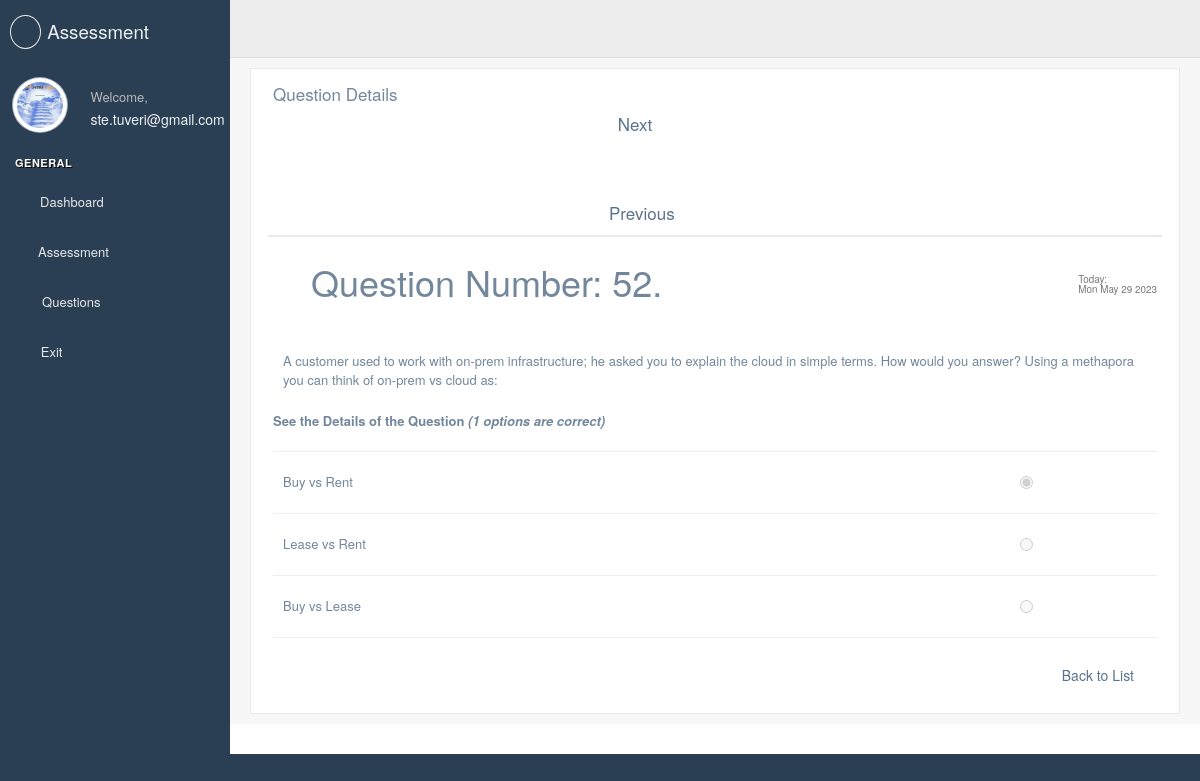
Screenshot of /assessment/director/question/52/detail (signed in) with the database file from the repository.
### users/models.py (models this page shows, shortened)
class User(AbstractBaseUser, PermissionsMixin):
    email = models.EmailField(max_length=254, unique=True)
    name = models.CharField(max_length=254, null=True, blank=True)
    username = models.CharField(max_length=254, null=True, blank=True) #TODO: #9 in models.py
    is_staff = models.BooleanField(default=False)
    is_superuser = models.BooleanField(default=False)
    is_active = models.BooleanField(default=True)
    last_login = models.DateTimeField(null=True, blank=True)
    date_joined = models.DateTimeField(auto_now_add=True)
    USERNAME_FIELD = 'email'
    EMAIL_FIELD = 'email'
    REQUIRED_FIELDS = []
    objects = UserManager()

class Profile(models.Model):
    user = models.OneToOneField(User,unique=True, on_delete=models.CASCADE,default=None)
    address = models.CharField(max_length=254, null=True, blank=True)
    image = models.ImageField(default='default.jpg',upload_to='profile_pics')

### assessment/models.py (models this page shows, shortened)
class Question(models.Model):
    question = models.TextField(default="", null=True)
    QUESTION_TYPES = (
            ('Single Selection', 'Single Selection'),
            ('Multi Selection', 'Multi Selection'),
            ('Essay', 'Essay'),
    )
    NUMBER_OF_SELECTIONS = (
            ('0', '0'),
            ('1', '1'),
            ('2', '2'),
            ('3', '3'),
            ('4', '4'),
    )
    NUMBER_OF_ANSWERS = (
            ('1', '1'),
            ('2', '2'),
            ('3', '3'),
            ('4', '4'),
            ('5', '5'),
    )
    YES_NO = (
            ('Yes', 'Yes'),
            ('No', 'No'),
    )
    practice_question = models.CharField(max_length=3, blank=True, null=True, choices=YES_NO, default='No')
    question_type = models.CharField(max_length=20, blank=False, null=False, choices=QUESTION_TYPES)
    number_of_selection = models.CharField(max_length=20, blank=False, null=False, choices=NUMBER_OF_SELECTIONS)
    number_of_answers = models.CharField(max_length=20, blank=False, null=False, choices=NUMBER_OF_ANSWERS)
    answer_1 = models.TextField(default="", null=True)
    answer_1_value = models.CharField(max_length=3, blank=True, null=True, choices=YES_NO)
    answer_2 = models.TextField(default="", blank=True,null=True)
    answer_2_value = models.CharField(max_length=3, blank=True, null=True, choices=YES_NO)
    answer_3 = models.TextField(default="", blank=True, null=True)
    answer_3_value = models.CharField(max_length=3, blank=True, null=True, choices=YES_NO)
    answer_4 = models.TextField(default="",blank=True, null=True)
    answer_4_value = models.CharField(max_length=3, blank=True, null=True, choices=YES_NO)
    answer_5 = models.TextField(default="", blank=True, null=True)
    answer_5_value = models.CharField(max_length=20, blank=True, null=True, choices=YES_NO)
    answers = models.CharField(max_length=20) # it is mandatory to include the answer to the question
    image = models.ImageField(blank=True, null=True, upload_to='question_pics',default='')

### assessment/views.py (the view)
# urls.py: path("director/question/<pk>/detail", QuestionDetailView.as_view(template_name='assessment/director/question_detail.html'),
@method_decorator(login_required, name='dispatch')
class QuestionDetailView(DetailView):
    model = Question
    template_name = 'assessment/question_detail.html'
    context_object_name = 'question_detail_view'
    def get_context_data(self, **kwargs):
        context = super().get_context_data(**kwargs)
        query_list_pk = []
        query_list = Question.objects.all() #.values_list('pk')
        [query_list_pk.append(q.pk) for q in query_list]
        current = kwargs['object'].pk
        current_idx = query_list_pk.index(current)
        if current_idx >= len(query_list_pk) - 1:
            next = 1
            previous = query_list_pk[current_idx - 1]
        elif current_idx == 0:
            next = query_list_pk[current_idx + 1]
            previous = query_list_pk[len(query_list_pk)-1]
        else:
            next = query_list_pk[current_idx + 1]
            previous = query_list_pk[current_idx - 1]
        try:
            image = True
            Question.objects.filter(pk=current)[0].image.url
        except:
            image = False
        context['image'] = image
        context['next'] = next
        context['previous'] = previous
        return context
    def get_queryset(self):
        self.obj = get_object_or_404(Question, pk=self.kwargs['pk'])
        return Question.objects.filter(pk=self.obj.pk)

### assessment/templates/assessment/director/question_detail.html (shortened to what this page needs)
{% extends "base_custom.html" %}
{% load crispy_forms_tags %}
{% load static %}
{% block stylesheets %}
  {{ block.super }}
    <link rel="stylesheet" href="/static/build/css/cards.css">
{% endblock stylesheets %}
{% block content %}
  <div class="right_col" role="main">
    <div class="">
      <div class="row">
        <div class="col-md-12">
          <div class="x_panel">
            <div class="x_title">
              <h2>Question Details</h2>
                <a href="{% url 'question_detail_view' next %}">
                    <h2 class="pull-right" style="padding-left: 1%;">Next</h2>
                    <h2 class="pull-right" style="padding-left: 1%;"><i class="fas fa-step-forward" style="padding-right: 5%;"></i></h2>
                                </a>
                <a href="{% url 'question_detail_view' previous %}"><h2 class="pull-right"><i class="fas fa-step-backward" style="padding-left: 2%"></i></h2>
                                <h2 class="pull-right" style="padding-right: 1%;">Previous</h2></a>
              <div class="clearfix"></div>
            </div>
            <div class="x_content">
                <form method="post" action="">
                    <section class="content invoice">
                        <div class="row">
                          <div class="col-xs-12 invoice-header">
                            <h1>
                                            <i class="far fa-question-circle"></i> Question Number: {{ object.pk }}.
                                            <small class="pull-right"><small><small>
                                                Today: <div id="demo"></div>
                                                </small></small>
                                            </small>
                                        </h1>
                          </div>
                        </div>
                        <br>
                        <div class="row">
                            <div  class="col-md-12">
                                {% if image %}
                                <div class="col-sm-7">
                                    <br/>
                                        {{ object.question }}
                                </div>
                                <div class="col-sm-5" style="border: #2b3f54;border-style: double;padding: .4%;">
                                <img src="{{ object.image.url }}" alt=".ger.." class="img-responsive avatar-viewg">
                                </div>
                                {% else %}
                                <div class="col-sm-12">
                                    <br/>
                                        {{ object.question }}
                                </div>
                                {% endif %}
                            </div>
                        <br>
                        </div>
                        <br/>
                        <b>See the Details of the Question<i> ({{ object.number_of_selection }} options are correct)</i></b>
                        <hr>
                        {% if object.question_type == 'Single Selection' %}
                            {% if object.answer_1 %}
                                <div class="row">
                                   <div class="col-sm-12">
                                        <div class="col-sm-10">
                                            {{ object.answer_1 }}
                                        </div>
                                        <div class="col-sm-2">
                                            {% if object.answer_1_value == 'Yes' %}
                                            <input type="radio" class="flat" name="answer_s" checked disabled>
                                            {% else %}
                                            <input type="radio" class="flat" name="answer_s" disabled>
                                            {% endif %}
                                        </div>
                                   </div>
                                </div>
                                <hr>
                            {% endif %}
                            {% if object.answer_2 %}
                                <div class="row">
                                   <div class="col-sm-12">
                                        <div class="col-sm-10">
                                            {{ object.answer_2 }}
                                        </div>
                                        <div class="col-sm-2">
                                            {% if object.answer_2_value == 'Yes' %}
                                            <input type="radio" class="flat checked" name="answer_s" checked disabled>
                                            {% else %}
                                            <input type="radio" class="flat" name="answer_s" disabled>
                                            {% endif %}
                                        </div>
                                   </div>
                                </div>
                                <hr>
                            {% endif %}
                            {% if object.answer_3 %}
                                <div class="row">
                                   <div class="col-sm-12">
                                        <div class="col-sm-10">
                                            {{ object.answer_3 }}
                                        </div>
                                        <div class="col-sm-2">
                                            {% if object.answer_3_value == 'Yes' %}
                                            <input type="radio" class="flat checked" name="answer_s" checked disabled>
                                            {% else %}
                                            <input type="radio" class="flat" name="answer_s" disabled >
                                            {% endif %}
                                        </div>
                                   </div>
                                </div>
                                <hr>
                            {% endif %}
                        {% endif %}
                        <div class="row no-print">
                          <div class="col-xs-12">
                              <div  class="btn btn-link pull-right" style="margin-right: 10px;"><a href="{% url 'question_list_view' %}"><i class="fas fa-list-ul"></i> Back to List </a></div>
                          </div>
                        </div>
                    </section>
                </form>
            </div>
          </div>
        </div>
      </div>
    </div>
  </div>
{% endblock content %}

### assessment/templates/assessment/sidebar_custom.html (shortened to what this page needs)
<div class="left_col scroll-view">
  <div class="navbar nav_title" style="border: 0;">
    <a {% if ENVIRONMENT == 'dev' %} href="index.html" {% endif %} class="site_title"><i class="fa fa-spinner"></i> <span><small>Assessment</small></span></a>
  </div>
  <div class="profile clearfix">
    <div class="profile_pic">
       <img src="{{ user.profile.image.url }}" alt=".ger.." class="img-circle profile_img">
    </div>
    <div class="profile_info">
      <span>Welcome,</span>
      <h2>{{user}}</h2>
    </div>
  </div>
  <br />
  <div id="sidebar-menu" class="main_menu_side hidden-print main_menu">
    <div class="menu_section">
      <h3>General</h3>
      <ul class="nav side-menu">
          {% if user.is_staff  %}
          <li><a href="{%url 'dashboard_view' %}"><i class="fas fa-tachometer-alt fa-lg" style="padding-right: 4%;"></i> Dashboard
          </a>
          </li>
          <li><a ><i class="fas fa-graduation-cap fa-lg" style="padding-right: 3%;"></i> Assessment
          <span class="fa fa-chevron-down"></span></a>
          </li>
          <li><a ><i class="far fa-question-circle fa-lg" style="padding-right: 5%;"></i> Questions
          <span class="fa fa-chevron-down"></span></a>
          </li>
          {% endif %}
          <li><a href="{%url 'users_logout' %}"><i class="fas fa-sign-out-alt" style="padding-right: 6%;"></i> Exit
          </a>
          </li>
      </ul>
    </div>
  </div>
</div>

### rows the page displays
User: profile.image (picture), email "ste.tuveri@gmail.com"
Question: pk "52", question "A customer used to work with on-prem infrastructure; he asked you to explain the cloud in simple terms. How would you answer? Using a methapora you can think of on-prem vs cloud as:", number_of_selection "1", answer_1 "Buy vs Rent", answer_2 "Lease vs Rent", answer_3 "Buy vs Lease"
